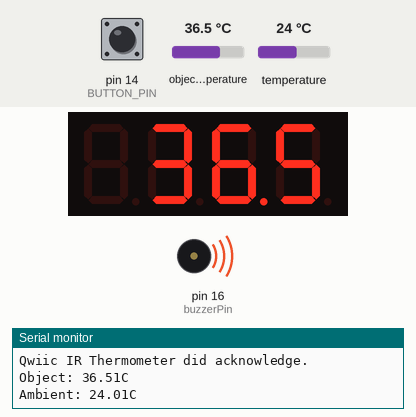
Simulated run of this sketch. Board: Arduino Uno, built with avr-gcc and run on an emulated ATmega328P. Shown: 4-digit seven-segment display, buzzer (waves = sounding, pin HIGH), the last lines printed to the serial monitor. Inputs (shaded band) come from the test bench; at power-on: object temperature 36.5 °C, pin 14 (BUTTON_PIN) HIGH, temperature 24 °C.

Above: at 1.6 s.
1.7 s: object temperature set to 25.4 °C
At 3.2 s:
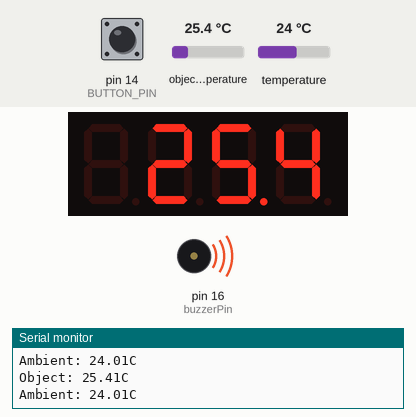
3.5 s: object temperature set to 24.7 °C
At 4.7 s:
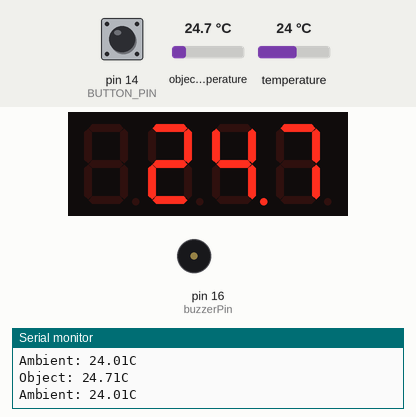
7.1 s: object temperature set to 20 °C
At 9.0 s:
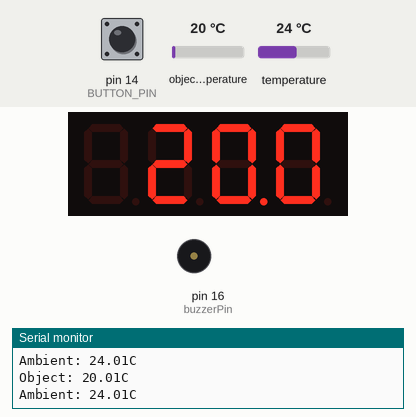
Timing chart, 0 to 10.5 s (numbered marks = the images above; inputs shaded):
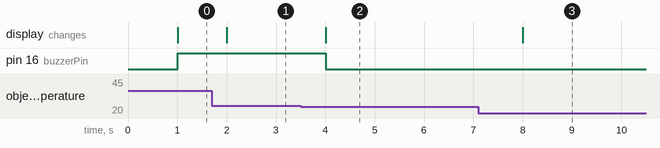

The sketch:

thrmal_print_on_sevseg.ino
```cpp
#include <Wire.h> // I2C library, required for MLX90614
#include <SparkFunMLX90614.h> //Click here to get the library: http://librarymanager/All#Qwiic_IR_Thermometer by SparkFun
#include "SevSeg.h"

SevSeg sevseg;
IRTherm therm; // Create an IRTherm object to interact with throughout
unsigned long currentMillis, previousMillis;

#define BLINK_INTERVAL 1000
int buzzerPin = 16;
const int BUTTON_PIN = 14; // the number of the pushbutton pin
int was_pressed=0;

void setup()
{
  Serial.begin(9600); // Initialize Serial to log output
  Wire.begin(); //Joing I2C bus

  if (therm.begin() == false){ // Initialize thermal IR sensor
    Serial.println("Qwiic IR thermometer did not acknowledge! Freezing!");
    while(1);
  }
  Serial.println("Qwiic IR Thermometer did acknowledge.");

  therm.setUnit(TEMP_C); // Set the library's units to Farenheit
  // Alternatively, TEMP_F can be replaced with TEMP_C for Celsius or
  // TEMP_K for Kelvin.

  //pinMode(LED_BUILTIN, OUTPUT); // LED pin as output


  byte numDigits = 4;
  byte digitPins[] = {10, 11, 12, 13};
  byte segmentPins[] = {9, 2, 3, 5, 6, 8, 7, 4};

  bool resistorsOnSegments = true;
  bool updateWithDelaysIn = true;
  byte hardwareConfig = COMMON_CATHODE;
  sevseg.begin(hardwareConfig, numDigits, digitPins, segmentPins, resistorsOnSegments);
  sevseg.setBrightness(100);

  currentMillis = millis();
  previousMillis = currentMillis;

  pinMode(buzzerPin, OUTPUT);
  pinMode(BUTTON_PIN, INPUT_PULLUP);
}

void loop()
{
 // digitalWrite(LED_BUILTIN, HIGH);
    currentMillis = millis();
    if (currentMillis - previousMillis >= BLINK_INTERVAL) {
      //sevseg.setNumber(numbers[curIdx]);
      previousMillis = currentMillis;

      // Call therm.read() to read object and ambient temperatures from the sensor.
      if (therm.read()) // On success, read() will return 1, on fail 0.
      {
        // Use the object() and ambient() functions to grab the object and ambient
      // temperatures.
      // They'll be floats, calculated out to the unit you set with setUnit().
        Serial.print("Object: " + String(therm.object(), 2));
        Serial.println("C");
        Serial.print("Ambient: " + String(therm.ambient(), 2));
        Serial.println("C");
        Serial.println();
      }

      sevseg.setNumberF(therm.object(),1);

      if(therm.object() >25 && was_pressed==0)
         digitalWrite(buzzerPin, HIGH);
      else
         digitalWrite(buzzerPin, LOW);
    }
 // digitalWrite(LED_BUILTIN, LOW);
  sevseg.refreshDisplay();
    // read the state of the switch/button:
  int currentState = digitalRead(BUTTON_PIN);
   if(currentState == LOW){
     Serial.println("pressed!");
     was_pressed =1;
   }
}
```

Measured:
- the behaviour switches between 25 and 24.9 °C on object temperature (found by bisection; images 1 and 2)
- after the input at 1.7 s, the display: changes after 0.31 s (image 1)
- after the input at 3.5 s, pin 16 (buzzerPin): HIGH → LOW after 0.51 s; the display: changes after 0.51 s (image 2)
- after the input at 7.1 s, the display: changes after 0.91 s (image 3)
